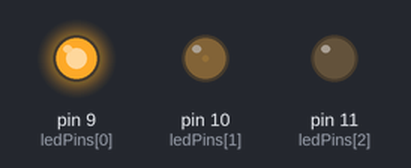
Bench run of a sketch on a simulated Arduino Uno, built with avr-gcc and run on an emulated ATmega328P. Shown: output pins drawn as LEDs (lit = HIGH).

Above: at 0.05 s.
At 0.9 s:
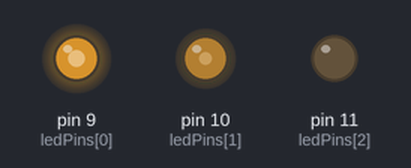
At 1.8 s:
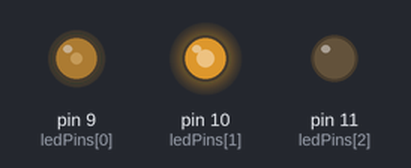
At 3.6 s:
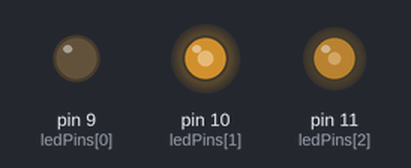
At 5.4 s:
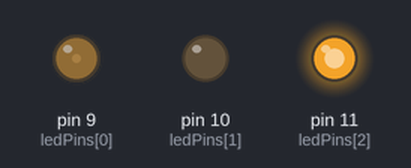
At 7.2 s:
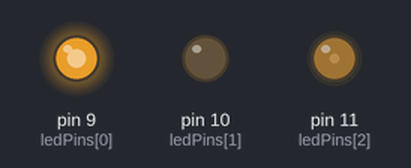
Timing chart, 0 to 10.0 s (numbered marks = the images above):
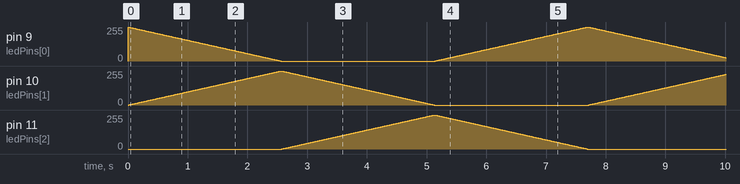

The sketch:

Arduino_008_RGB_Fade.ino
```cpp
/*
  RGB Fade
  Alexander Fraser
  22 May 2020

  Fades through all the colors on an RGB LED.

  Setup:
    - Place the RGB LED on a breadboard.
    - Attach the common cathode pin to GND.
    - Connect each of the anode pins to a curent-limiting resistor
      and then to the digital output pins used by the code.
*/

int ledPins[] = {9,10,11};
int waningPin, waxingPin, offPin, x;
int delayTime = 10;

void setup() {
  // Initialize the 3 output pins using a loop.
  for(x=0; x<3; x++) {
    pinMode(ledPins[x], OUTPUT);
  }
}

void loop() {
  // Loop through each of the three colors (on each of the pins).
  for(x=0; x<3; x++) {

    // Compute the references for each of the pins in the sequence.
    waningPin = x;
    waxingPin = ((x+1) % 3);
    offPin = ((x+2) % 3);

    for (int ledValue = 0; ledValue <= 255; ledValue++){
      // Fade through each of the primary colors.
      // Done by setting the voltage of one color to 0 and then
      // grading the remaining voltage (255 in total) from one
      // pin to the next.
      analogWrite(ledPins[offPin], 0);
      analogWrite(ledPins[waningPin], 255 - ledValue);
      analogWrite(ledPins[waxingPin], ledValue);
      delay(delayTime);
    }

  }
}
```
